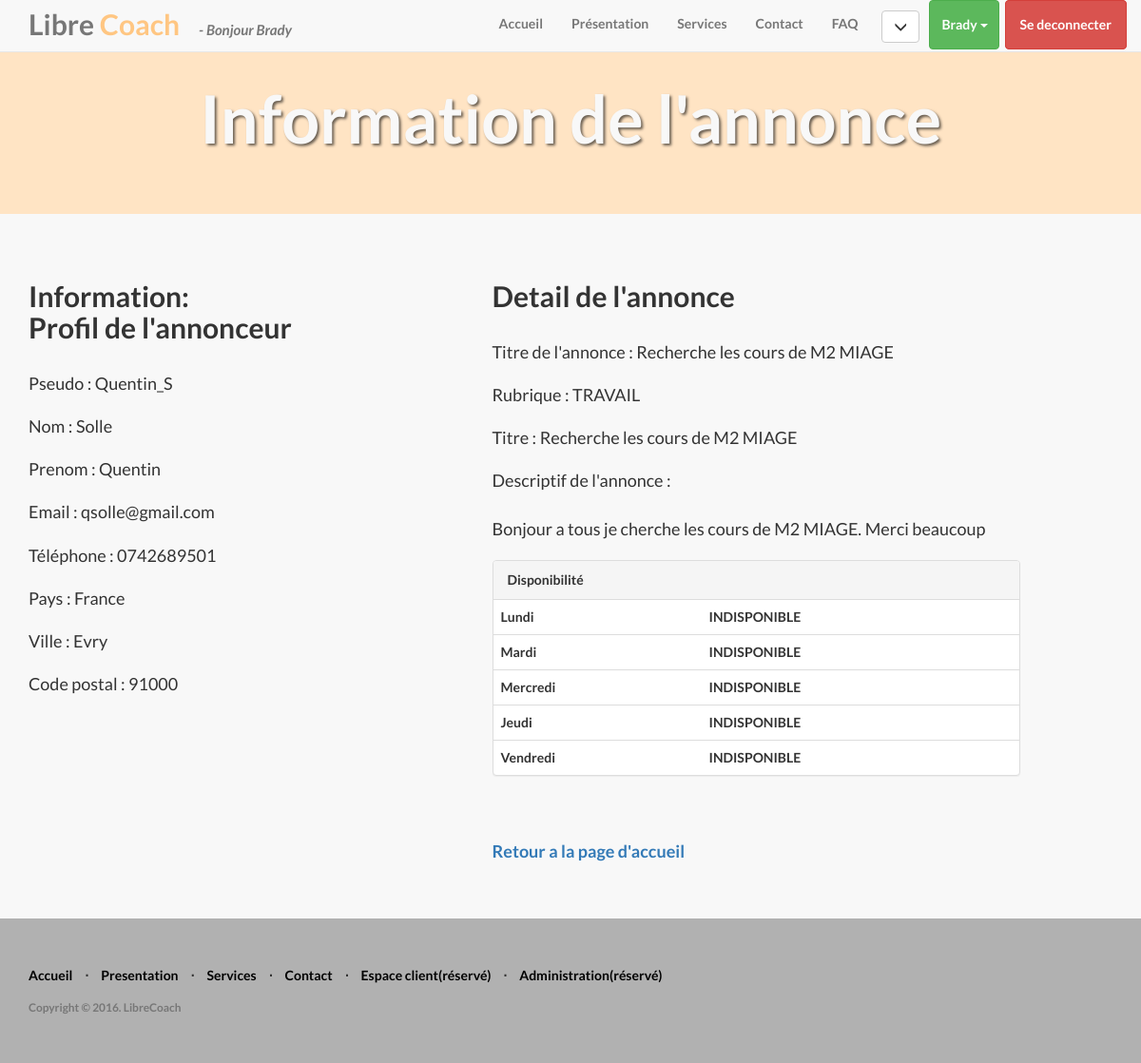
The page /librecoach/3/ (signed in) on the database its author committed.
### librecoach/models.py (models this page shows, shortened)
class Annonce(models.Model):
	username = models.CharField(max_length=30, default='--')
	nom = models.CharField(max_length=30)
	prenom = models.CharField(max_length=30)
	email = models.CharField(max_length=30)
	telephone = models.CharField(max_length=30)
	pays = models.CharField(max_length=30)
	ville = models.CharField(max_length=30)
	code_postal = models.CharField(max_length=30)
	rubrique = models.ForeignKey(Coach, blank=True, null=True)
	titre_annonce = models.CharField(max_length=100)
	descriptif_annonce = models.TextField()
	date_depot = models.DateTimeField(default=datetime.now())
	pris_en_charge = models.BooleanField(default=False)
	lundi = models.CharField(max_length=30, choices=journee, default='00')
	mardi = models.CharField(max_length=30, choices=journee, default='00')
	mercredi = models.CharField(max_length=30, choices=journee, default='00')
	jeudi = models.CharField(max_length=30, choices=journee, default='00')
	vendredi = models.CharField(max_length=30, choices=journee, default='00')
	user = models.ForeignKey(User, blank=True, null=True)

class Coach(models.Model):
	user = models.OneToOneField(User, on_delete=models.CASCADE, default='inconnu')
	specialiste = models.CharField(max_length=30, choices=type_rubrique)
	coach_image = models.FileField()

### librecoach/views.py (the view)
# urls.py: url(r'^(?P<pk>[0-9]+)/$', views.DetailView.as_view(), name='detail-annonce'),
class DetailView(generic.DetailView):
		model = Annonce
		template_name = 'librecoach/detail_annonce.html'

### librecoach/templates/librecoach/detail_annonce.html (shortened to what this page needs)
    {% load static %}
    {% include 'librecoach/corp/header.html' %}
    <div class="intro-header" style="background:bisque">
        <div class="container">
            <div class="row">
                <div class="col-lg-12">
                    <div class="intro-message-page">
                        <h1 style="padding-top: 25px;">Information de l'annonce</h1>
                    </div>
                </div>
            </div>
        </div>
    </div>
    {% if user.is_active %}
    <div class="content-section-a">
        <div class="container">
            <div class="row">
                <div class="col-lg-5 col-sm-5">
                    <h2 class="section-heading">Information:<br>Profil de l'annonceur</h2>
                    <p class="lead">Pseudo : {{ annonce.username }}</p>
                    <p class="lead">Nom : {{ annonce.nom }}</p>
                    <p class="lead">Prenom : {{ annonce.prenom }}</p>
                    <p class="lead">Email : {{ annonce.email }}</p>
                    <p class="lead">Téléphone : {{ annonce.telephone }}</p>
                    <p class="lead">Pays : {{ annonce.pays }}</p>
                    <p class="lead">Ville : {{ annonce.ville }}</p>
                    <p class="lead">Code postal : {{ annonce.code_postal }}</p>
                </div>
                <div class="col-lg-6 col-sm-6">
                    <h2 class="section-heading">Detail de l'annonce</h2>
                    <p class="lead">Titre de l'annonce : {{ annonce.titre_annonce }}</p>
                    <p class="lead">Rubrique : {{ user.coach.specialiste }}</p>
                    <p class="lead">Titre : {{ annonce.titre_annonce }}</p>
                    <p class="lead">Descriptif de l'annonce : <br><br>{{ annonce.descriptif_annonce }}</p>
                    <div class="panel panel-default">
                      <div class="panel-heading">Disponibilité</div>
                      <table class="table">
                          <tr><td>Lundi</td><td>{{annonce.lundi}}</td></tr>
                          <tr><td>Mardi</td><td>{{annonce.mardi}}</td></tr>
                          <tr><td>Mercredi</td><td>{{annonce.mercredi}}</td></tr>
                          <tr><td>Jeudi</td><td>{{annonce.jeudi}}</td></tr>
                          <tr><td>Vendredi</td><td>{{annonce.vendredi}}</td></tr>
                      </table>
                    </div><br><br>
                    <h4><a href="..">Retour a la page d'accueil </a></h4>
                </div>
            </div>
        </div>
    </div>
    {% endif %}
    {% include 'librecoach/corp/footer.html' %}

### librecoach/templates/librecoach/corp/header.html (shortened to what this page needs)
<!DOCTYPE html>
<html lang="en">
<head>
    {% load static %}
    <link href="{% static 'librecoach/css/bootstrap.min.css' %}" rel="stylesheet">
    <link href="{% static 'librecoach/css/landing-page.css' %}" rel="stylesheet">
    <link href="{% static 'librecoach/font-awesome/css/font-awesome.min.css' %}" rel="stylesheet" type="text/css">
</head>
<body>
    <nav class="navbar navbar-default navbar-fixed-top topnav" role="navigation">
        <div class="container topnav">
            <div class="navbar-header">
                <a class="navbar-brand topnav" href="{% url 'librecoach:index' %}" style="font-size: 30px;">Libre <span style="color:#ffc682">Coach</span>{% if user.is_active %}<span style="margin-left:20px;font-size:15px"><i>- Bonjour {{user.username}}</i></span>{% endif %}</a>
            </div>
            <div class="collapse navbar-collapse" id="bs-example-navbar-collapse-1">
                <ul class="nav navbar-nav navbar-right">
                    <li>
                        <a href="{% url 'librecoach:index' %}#accueil">Accueil</a>
                    </li>
                    <li>
                        <a href="{% url 'librecoach:index' %}#presentation">Présentation</a>
                    </li>
                    <li>
                        <a href="{% url 'librecoach:index' %}#services">Services</a>
                    </li>
                    <li>
                        <a href="{% url 'librecoach:index' %}#contact">Contact</a>
                    </li>
                    <li>
                        <a href="{% url 'librecoach:faq' %}">FAQ</a>
                    </li>
                    <li>
                        {% if user.is_active%}
                        <div class="dropdown">
                          <button style="margin: 10px;" class="glyphicon glyphicon-menu-down btn btn-default dropdown-toggle" type="button" id="dropdownMenu2" data-toggle="dropdown" aria-haspopup="true" aria-expanded="false">
                          </button>
                        </div>
                        {% else %}
                    </li>
                    <li style="background: #2e6da4; border-radius: 5px; margin-right: 10px;">
                        <a class="btn btn-primary" href="{% url 'librecoach:creer-compte' %}" role="button" style="color:#ccc;">S'inscrire</a>
                    </li>
                        {% endif %}
                    {% include 'librecoach/connexion/login.html' %}
                </ul>
            </div>
        </div>
    </nav>

### librecoach/templates/librecoach/connexion/login.html (shortened to what this page needs)
    {% if user.is_active%}
<li>
    <div class="dropdown">
      <button style="padding-top: 15px;padding-bottom: 15px;font-weight: bold;width:99%" class="btn btn-success dropdown-toggle" type="button" id="dropdownMenu1" data-toggle="dropdown" aria-haspopup="true" aria-expanded="false">
        {{ user.username }}
        <span class="caret"></span>
      </button>
    </div>
</li>
<li style="background: #c9302c; border-radius: 5px; margin-left: 5px;"><a class="btn btn-danger" href="{% url 'librecoach:accueil' %}"><span style="color:white; font-weight: bold;">Se deconnecter</span></a></li>
    {% endif %}

### librecoach/static/librecoach/css/landing-page.css (style rules this page uses)
body, html { width: 100%; height: 100%; }
body, h1, h2, h3, h4, h5, h6 { font-family: "Lato","Helvetica Neue",Helvetica,Arial,sans-serif; font-weight: 700; }
.topnav { font-size: 14px; }
.lead { font-size: 18px; font-weight: 400; }
.intro-header { padding-top: 50px; padding-bottom: 50px; text-align: center; color: #f8f8f8; background: url(../images/home.png) no-repeat center center; background-size: cover; }
.intro-message-page { position: relative; padding-top: 1%; padding-bottom: 1%; }
.intro-message-page> h1 { margin: 0; text-shadow: 2px 2px 3px rgba(0,0,0,0.6); font-size: 5em; }
.content-section-a { padding: 50px 0; background-color: #f8f8f8; }
.section-heading { margin-bottom: 30px; }
a { cursor : pointer; }

### rows shown on the page
Annonce: username "Quentin_S", nom "Solle", prenom "Quentin", email "qsolle@gmail.com", telephone "0742689501", pays "France", ville "Evry", code_postal "91000", titre_annonce "Recherche les cours de M2 MIAGE", descriptif_annonce "Bonjour a tous je cherche les cours de M2 MIAGE. Merci beaucoup", lundi "INDISPONIBLE", mardi "INDISPONIBLE", mercredi "INDISPONIBLE", jeudi "INDISPONIBLE", vendredi "INDISPONIBLE"

### other values the page prints
{{ user.username }} "Brady"
{{ user.coach.specialiste }} "TRAVAIL"
